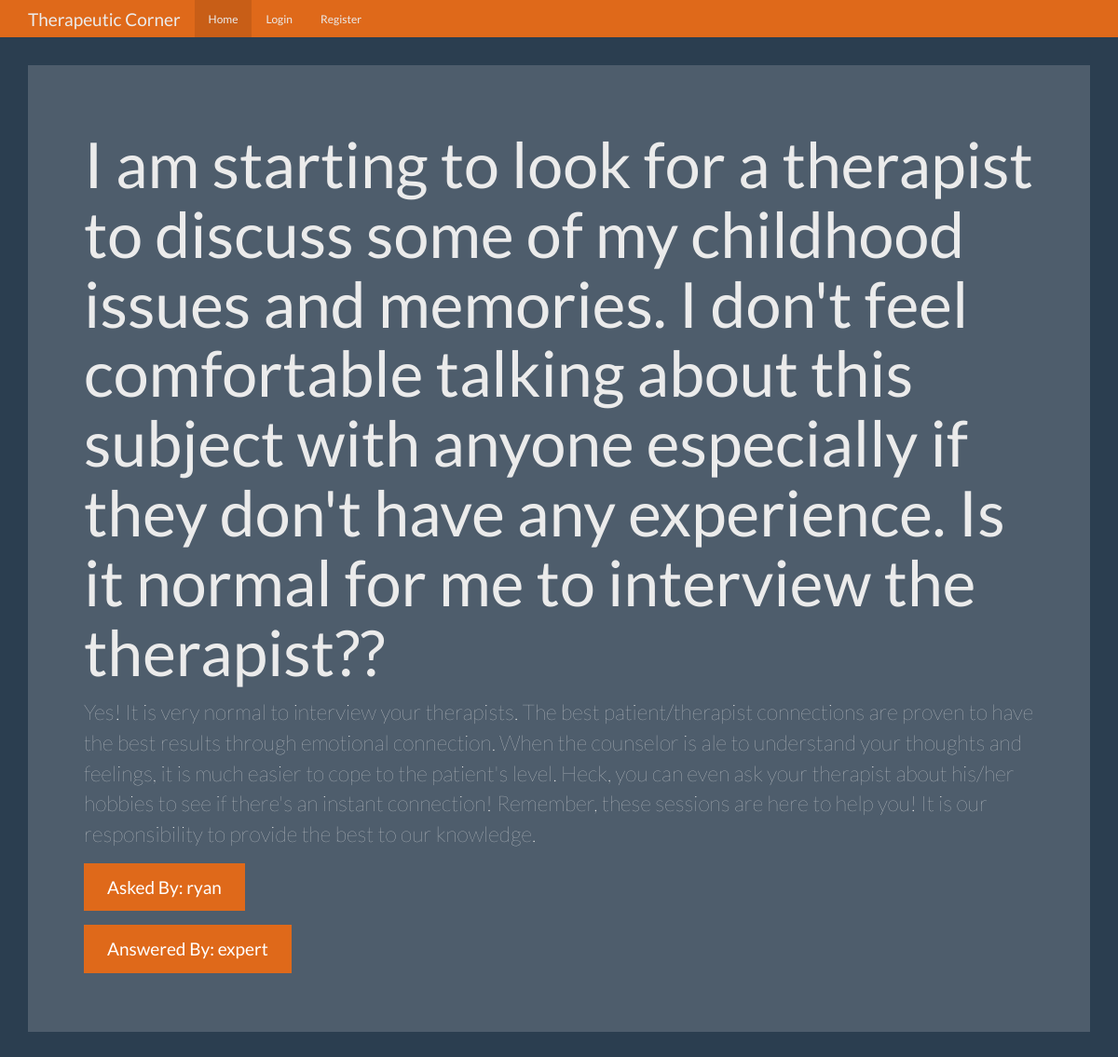
Screenshot of /question/9 with the database file from the repository.
### tables this page shows
CREATE TABLE questions (
    id integer primary key autoincrement,
    question_text text not null,
    answer_text text,
    asked_by_id integer not null,
    expert_id integer not null
);

CREATE TABLE users (
    id integer primary key autoincrement,
    name text not null,
    password text not null,
    expert boolean not null,
    admin boolean not null 
);

### app.py (the view)
@app.route('/question/<question_id>')
def question(question_id):
    user = get_current_user()
    db = get_db()
    question_cur = db.execute('''select
                                     questions.question_text,
                                     questions.answer_text,
                                     askers.name as asker_name,
                                     experts.name as expert_name
                                from questions
                                join users as askers on askers.id = questions.asked_by_id
                                join users as experts on experts.id = questions.expert_id
                                where questions.id = ?''', [question_id])
    question = question_cur.fetchone()
    return render_template('question.html', user=user, question=question)

### app.py (called while the page is built)
def get_current_user():
    user_result = None
    if 'user' in session:
        user = session['user']
        db = get_db()
        user_cur = db.execute('select id, name, password, expert, admin from users where name = ?', [user])
        user_result = user_cur.fetchone()
    return user_result

### database.py (called while the page is built)
def connect_db():
    sql = sqlite3.connect('/Users/stan/Desktop/Flask/question_answer/questions.db')
    sql.row_factory = sqlite3.Row
    return sql

def get_db():
    if not hasattr(g, 'sqlite_db'):
        g.sqlite_db = connect_db()
    return g.sqlite_db

### templates/question.html (shortened to what this page needs)
{% extends "base.html" %}
{% from "show_links.html" import show_links %}
{% block nav %}
{{ show_links(user) }}
{% endblock %}
{% block body %}
      <div class="jumbotron">
        <h1>{{ question['question_text'] }}?</h1>
        <p>{{ question['answer_text'] }}</p>
        <p><a class="btn btn-primary btn-lg">Asked By: {{ question['asker_name'] }}</a></p>
        <p><a class="btn btn-primary btn-lg">Answered By: {{ question['expert_name'] }}</a></p>
      </div>
{% endblock %}

### static/theme.css (style rules this page uses)
body { padding-top: 70px; padding-bottom: 30px; }

### rows the page displays
questions: question_text "I am starting to look for a therapist to discuss some of my childhood issues and memories. I don't feel comfortable talking about this subject with anyone especially if they don't have any experience. Is it normal for me to interview the therapist?", answer_text "Yes! It is very normal to interview your therapists. The best patient/therapist connections are proven to have the best results through emotional connection. When the counselor is ale to understand your thoughts and feelings, it is much easier to cope to the patient's level. Heck, you can even ask your therapist about his/her hobbies to see if there's an instant connection! Remember, these sessions are here to help you! It is our responsibility to provide the best to our knowledge."
users: asker_name "ryan"
users: expert_name "expert"
